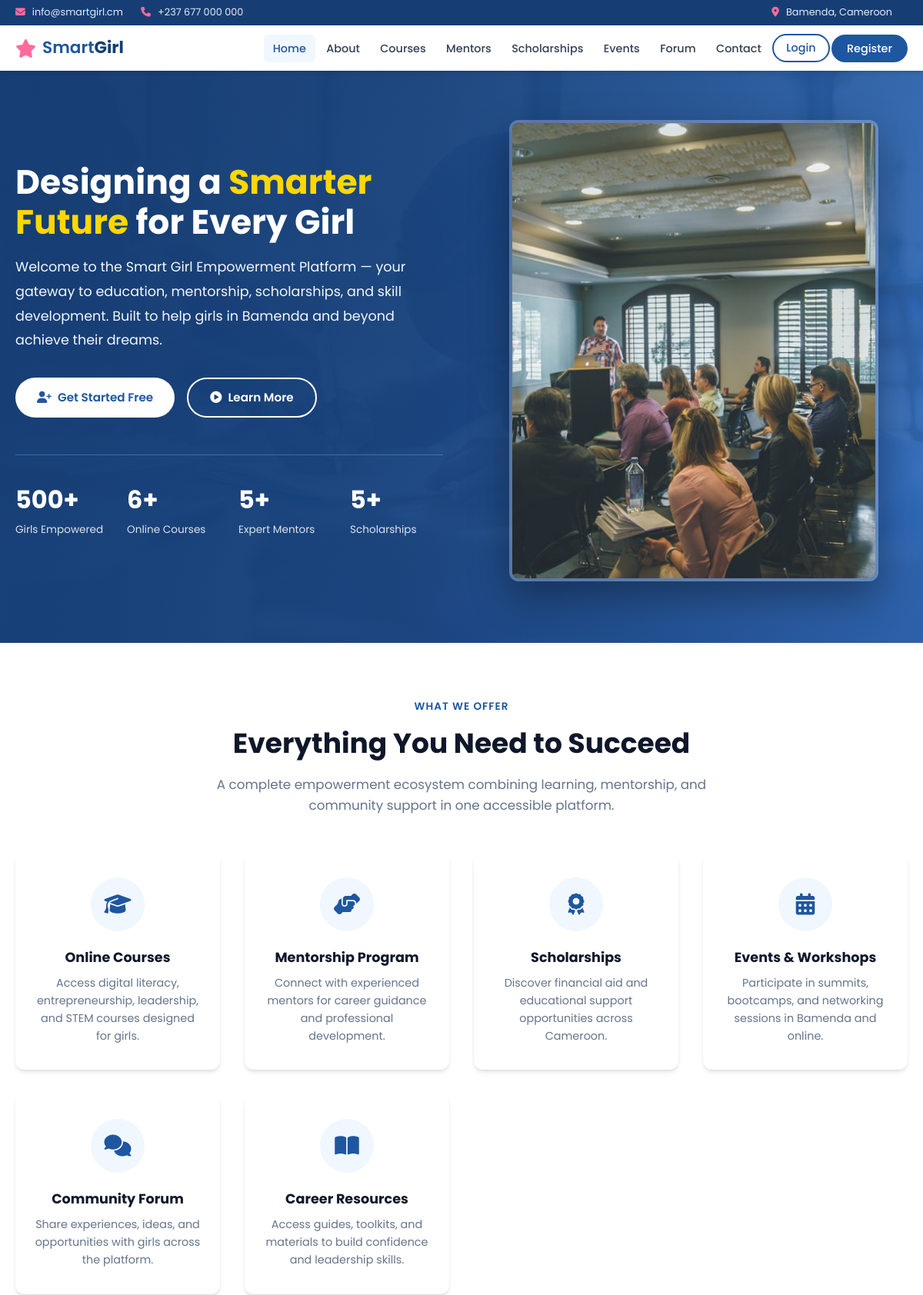
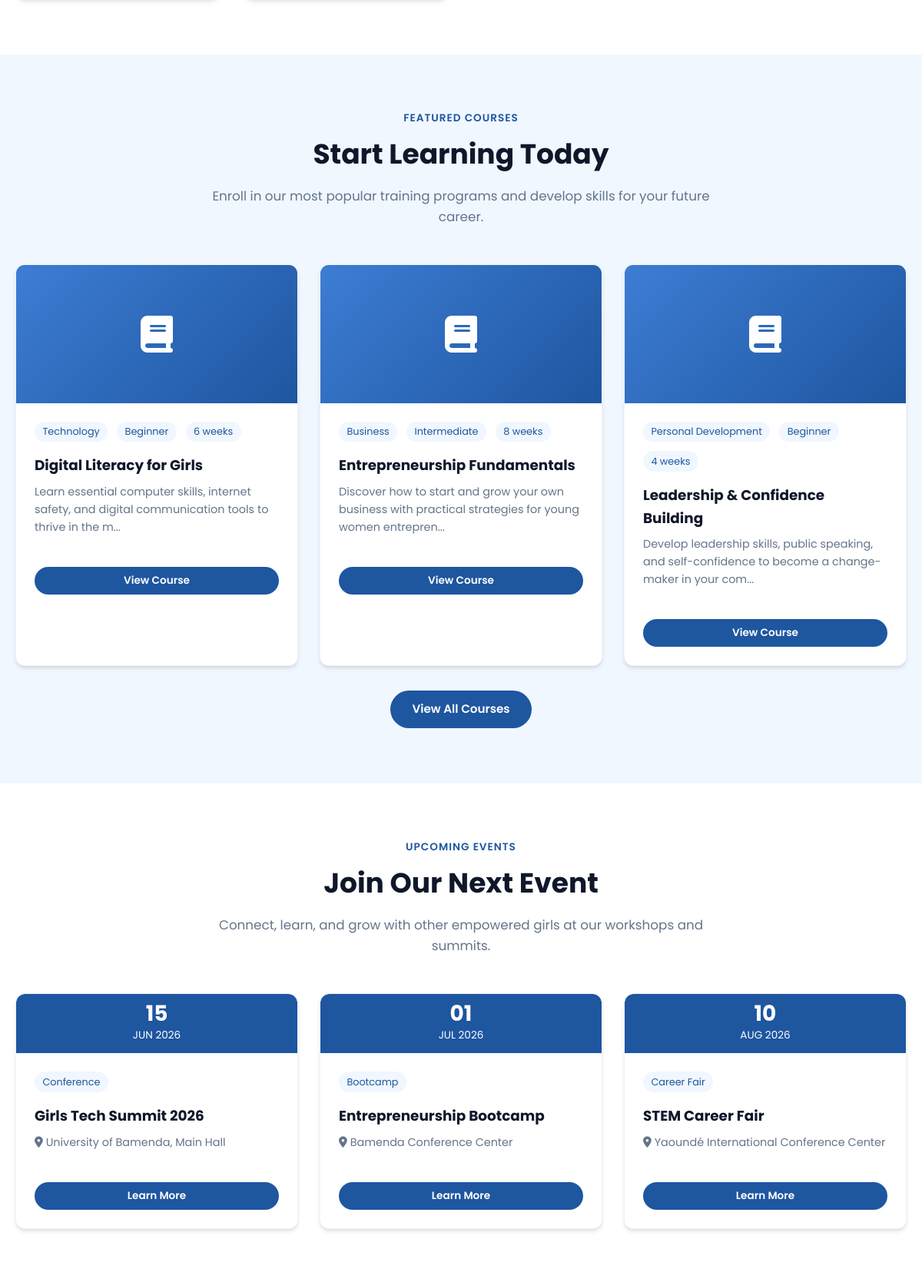
The page / (upper part) on the database its author committed (2 pictures, top to bottom).
### tables this page shows
CREATE TABLE IF NOT EXISTS courses (
    id INT AUTO_INCREMENT PRIMARY KEY,
    title VARCHAR(200) NOT NULL,
    description TEXT NOT NULL,
    category VARCHAR(100) NOT NULL,
    duration VARCHAR(50) NOT NULL,
    level ENUM('Beginner', 'Intermediate', 'Advanced') DEFAULT 'Beginner',
    instructor VARCHAR(150) NOT NULL,
    image_url VARCHAR(255) DEFAULT NULL,
    is_active TINYINT(1) DEFAULT 1,
    created_at TIMESTAMP DEFAULT CURRENT_TIMESTAMP
);

CREATE TABLE IF NOT EXISTS events (
    id INT AUTO_INCREMENT PRIMARY KEY,
    title VARCHAR(200) NOT NULL,
    description TEXT NOT NULL,
    event_date DATETIME NOT NULL,
    location VARCHAR(200) NOT NULL,
    event_type VARCHAR(100) NOT NULL,
    max_participants INT DEFAULT 100,
    image_url VARCHAR(255) DEFAULT NULL,
    is_active TINYINT(1) DEFAULT 1,
    created_at TIMESTAMP DEFAULT CURRENT_TIMESTAMP
);

### includes/functions.php (called while the page is built, shortened)
<?php
function e(?string $value): string
{
    return htmlspecialchars($value ?? '', ENT_QUOTES, 'UTF-8');
}
function truncate(string $text, int $length = 150): string
{
    return substr($text, 0, $length) . '...';
}
function getStats(PDO $pdo): array
{
    return [
        'users' => (int) $pdo->query("SELECT COUNT(*) FROM users WHERE role = 'user' AND is_active = 1")->fetchColumn(),
        'courses' => (int) $pdo->query("SELECT COUNT(*) FROM courses WHERE is_active = 1")->fetchColumn(),
        'mentors' => (int) $pdo->query("SELECT COUNT(*) FROM mentors WHERE is_available = 1")->fetchColumn(),
        'events' => (int) $pdo->query("SELECT COUNT(*) FROM events WHERE is_active = 1 AND event_date >= NOW()")->fetchColumn(),
        'scholarships' => (int) $pdo->query("SELECT COUNT(*) FROM scholarships WHERE is_active = 1 AND deadline >= CURDATE()")->fetchColumn(),
        'enrollments' => (int) $pdo->query("SELECT COUNT(*) FROM enrollments")->fetchColumn(),
    ];
}

### includes/auth.php (called while the page is built, shortened)
<?php
function isLoggedIn(): bool
{
    return !empty($_SESSION['user_id']);
}
function currentUser(): ?array
{
    if (!isLoggedIn()) return null;
    return $_SESSION['user'] ?? null;
}

### index.php (the view, shortened to what this page needs)
<?php
$pdo = getDBConnection();
$stats = getStats($pdo);
$stmt = $pdo->query("SELECT * FROM courses WHERE is_active = 1 ORDER BY created_at DESC LIMIT 3");
$featuredCourses = $stmt->fetchAll();
$stmt = $pdo->query("SELECT * FROM events WHERE is_active = 1 AND event_date >= NOW() ORDER BY event_date ASC LIMIT 3");
$upcomingEvents = $stmt->fetchAll();
require_once __DIR__ . '/includes/header.php';
?>
<section class="hero hero-with-bg">
    <div class="hero-overlay"></div>
    <div class="container hero-grid">
        <div class="hero-content">
            <h1>Designing a <span>Smarter Future</span> for Every Girl</h1>
            <p>Welcome to the Smart Girl Empowerment Platform — your gateway to education, mentorship, scholarships, and skill development. Built to help girls in Bamenda and beyond achieve their dreams.</p>
            <div class="hero-buttons">
                <a href="register.php" class="btn btn-primary"><i class="fas fa-user-plus"></i> Get Started Free</a>
                <a href="landing.php" class="btn btn-outline"><i class="fas fa-play-circle"></i> Learn More</a>
            </div>
            <div class="hero-stats">
                <div class="hero-stat"><strong><?= $stats['users'] + 500 ?>+</strong><span>Girls Empowered</span></div>
                <div class="hero-stat"><strong><?= $stats['courses'] ?>+</strong><span>Online Courses</span></div>
                <div class="hero-stat"><strong><?= $stats['mentors'] ?>+</strong><span>Expert Mentors</span></div>
                <div class="hero-stat"><strong><?= $stats['scholarships'] ?>+</strong><span>Scholarships</span></div>
            </div>
        </div>
        <div class="hero-visual">
            <img src="<?= SITE_URL ?>/assets/images/hero-girls-digital.jpg" alt="Young girls studying with digital tools and laptops" class="hero-side-image">
        </div>
    </div>
</section>
<section class="section">
    <div class="container">
        <div class="section-header">
            <p class="label">What We Offer</p>
            <h2>Everything You Need to Succeed</h2>
            <p>A complete empowerment ecosystem combining learning, mentorship, and community support in one accessible platform.</p>
        </div>
        <div class="features-grid">
            <div class="feature-card">
                <div class="feature-icon"><i class="fas fa-graduation-cap"></i></div>
                <h3>Online Courses</h3>
                <p>Access digital literacy, entrepreneurship, leadership, and STEM courses designed for girls.</p>
            </div>
            <div class="feature-card">
                <div class="feature-icon"><i class="fas fa-hands-helping"></i></div>
                <h3>Mentorship Program</h3>
                <p>Connect with experienced mentors for career guidance and professional development.</p>
            </div>
            <div class="feature-card">
                <div class="feature-icon"><i class="fas fa-award"></i></div>
                <h3>Scholarships</h3>
                <p>Discover financial aid and educational support opportunities across Cameroon.</p>
            </div>
            <div class="feature-card">
                <div class="feature-icon"><i class="fas fa-calendar-alt"></i></div>
                <h3>Events & Workshops</h3>
                <p>Participate in summits, bootcamps, and networking sessions in Bamenda and online.</p>
            </div>
            <div class="feature-card">
                <div class="feature-icon"><i class="fas fa-comments"></i></div>
                <h3>Community Forum</h3>
                <p>Share experiences, ideas, and opportunities with girls across the platform.</p>
            </div>
            <div class="feature-card">
                <div class="feature-icon"><i class="fas fa-book-open"></i></div>
                <h3>Career Resources</h3>
                <p>Access guides, toolkits, and materials to build confidence and leadership skills.</p>
            </div>
        </div>
    </div>
</section>
<section class="section section-alt">
    <div class="container">
        <div class="section-header">
            <p class="label">Featured Courses</p>
            <h2>Start Learning Today</h2>
            <p>Enroll in our most popular training programs and develop skills for your future career.</p>
        </div>
        <div class="card-grid">
            <?php foreach ($featuredCourses as $course): ?>
            <div class="card">
                <div class="card-image"><i class="fas fa-book"></i></div>
                <div class="card-body">
                    <div class="card-meta">
                        <span><?= e($course['category']) ?></span>
                        <span><?= e($course['level']) ?></span>
                        <span><?= e($course['duration']) ?></span>
                    </div>
                    <h3><?= e($course['title']) ?></h3>
                    <p><?= e(truncate($course['description'], 100)) ?></p>
                </div>
                <div class="card-footer">
                    <a href="courses.php?id=<?= $course['id'] ?>" class="btn btn-blue btn-sm btn-block">View Course</a>
                </div>
            </div>
            <?php endforeach; ?>
        </div>
        <div style="text-align:center;margin-top:2rem;">
            <a href="courses.php" class="btn btn-blue">View All Courses</a>
        </div>
    </div>
</section>
<section class="section">
    <div class="container">
        <div class="section-header">
            <p class="label">Upcoming Events</p>
            <h2>Join Our Next Event</h2>
            <p>Connect, learn, and grow with other empowered girls at our workshops and summits.</p>
        </div>
        <div class="card-grid">
            <?php foreach ($upcomingEvents as $event): ?>
            <div class="card">
                <div class="event-date">
                    <span class="day"><?= date('d', strtotime($event['event_date'])) ?></span>
                    <span class="month"><?= date('M Y', strtotime($event['event_date'])) ?></span>
                </div>
                <div class="card-body">
                    <div class="card-meta"><span><?= e($event['event_type']) ?></span></div>
                    <h3><?= e($event['title']) ?></h3>
                    <p><i class="fas fa-map-marker-alt"></i> <?= e($event['location']) ?></p>
                </div>
                <div class="card-footer">
                    <a href="events.php" class="btn btn-blue btn-sm btn-block">Learn More</a>
                </div>
            </div>
            <?php endforeach; ?>
        </div>
    </div>
</section>
<?php require_once __DIR__ . '/includes/footer.php'; ?>

### includes/header.php (shortened to what this page needs)
<?php
$currentPage = basename($_SERVER['PHP_SELF'], '.php');
$user = currentUser();
?>
<!DOCTYPE html>
<html lang="en">
<head>
    <link rel="stylesheet" href="https://cdnjs.cloudflare.com/ajax/libs/font-awesome/6.5.1/css/all.min.css">
    <link rel="stylesheet" href="<?= SITE_URL ?>/assets/css/style.css">
</head>
<body>
    <div class="top-bar">
        <div class="container top-bar-inner">
            <div class="top-bar-left">
                <span><i class="fas fa-envelope"></i> <?= e(SITE_EMAIL) ?></span>
                <span><i class="fas fa-phone"></i> <?= e(SITE_PHONE) ?></span>
            </div>
            <div class="top-bar-right">
                <span><i class="fas fa-map-marker-alt"></i> Bamenda, Cameroon</span>
            </div>
        </div>
    </div>
    <nav class="navbar" id="navbar">
        <div class="container nav-container">
            <a href="<?= SITE_URL ?>/index.php" class="logo">
                <i class="fas fa-star"></i>
                <span>Smart<strong>Girl</strong></span>
            </a>
            <ul class="nav-menu" id="navMenu">
                <li><a href="<?= SITE_URL ?>/index.php" class="<?= $currentPage === 'index' ? 'active' : '' ?>">Home</a></li>
                <li><a href="<?= SITE_URL ?>/landing.php" class="<?= $currentPage === 'landing' ? 'active' : '' ?>">About</a></li>
                <li><a href="<?= SITE_URL ?>/courses.php" class="<?= $currentPage === 'courses' ? 'active' : '' ?>">Courses</a></li>
                <li><a href="<?= SITE_URL ?>/mentors.php" class="<?= $currentPage === 'mentors' ? 'active' : '' ?>">Mentors</a></li>
                <li><a href="<?= SITE_URL ?>/scholarships.php" class="<?= $currentPage === 'scholarships' ? 'active' : '' ?>">Scholarships</a></li>
                <li><a href="<?= SITE_URL ?>/events.php" class="<?= $currentPage === 'events' ? 'active' : '' ?>">Events</a></li>
                <li><a href="<?= SITE_URL ?>/forum.php" class="<?= $currentPage === 'forum' ? 'active' : '' ?>">Forum</a></li>
                <li><a href="<?= SITE_URL ?>/contact.php" class="<?= $currentPage === 'contact' ? 'active' : '' ?>">Contact</a></li>
                <?php if ($user): ?>
                    <?php if (isAdmin()): ?>
                        <li><a href="<?= SITE_URL ?>/admin/index.php" class="nav-admin"><i class="fas fa-cog"></i> Admin</a></li>
                    <?php endif; ?>
                    <li><a href="<?= SITE_URL ?>/dashboard.php" class="nav-btn-outline">Dashboard</a></li>
                    <li><a href="<?= SITE_URL ?>/logout.php" class="nav-btn">Logout</a></li>
                <?php else: ?>
                    <li><a href="<?= SITE_URL ?>/login.php" class="nav-btn-outline">Login</a></li>
                    <li><a href="<?= SITE_URL ?>/register.php" class="nav-btn">Register</a></li>
                <?php endif; ?>
            </ul>
        </div>
    </nav>
    <main>

### includes/footer.php (shortened to what this page needs)
    </main>
</body>
</html>

### rows shown on the page
courses: category "Technology", level "Beginner", duration "6 weeks", title "Digital Literacy for Girls", description "Learn essential computer skills, internet safety, and digital communication tools to thrive in the m..."
courses: category "Business", level "Intermediate", duration "8 weeks", title "Entrepreneurship Fundamentals", description "Discover how to start and grow your own business with practical strategies for young women entrepren..."
courses: category "Personal Development", level "Beginner", duration "4 weeks", title "Leadership & Confidence Building", description "Develop leadership skills, public speaking, and self-confidence to become a change-maker in your com..."
events: event_date "15", event_date "JUN 2026", event_type "Conference", title "Girls Tech Summit 2026", location "University of Bamenda, Main Hall"
events: event_date "01", event_date "JUL 2026", event_type "Bootcamp", title "Entrepreneurship Bootcamp", location "Bamenda Conference Center"
events: event_date "10", event_date "AUG 2026", event_type "Career Fair", title "STEM Career Fair", location "Yaoundé International Conference Center"

### other values the page prints
SITE_EMAIL "info@smartgirl.cm"
SITE_PHONE "+237 677 000 000"
$stats['users'] + 500 "500"
$stats['courses'] "6"
$stats['mentors'] "5"
$stats['scholarships'] "5"
